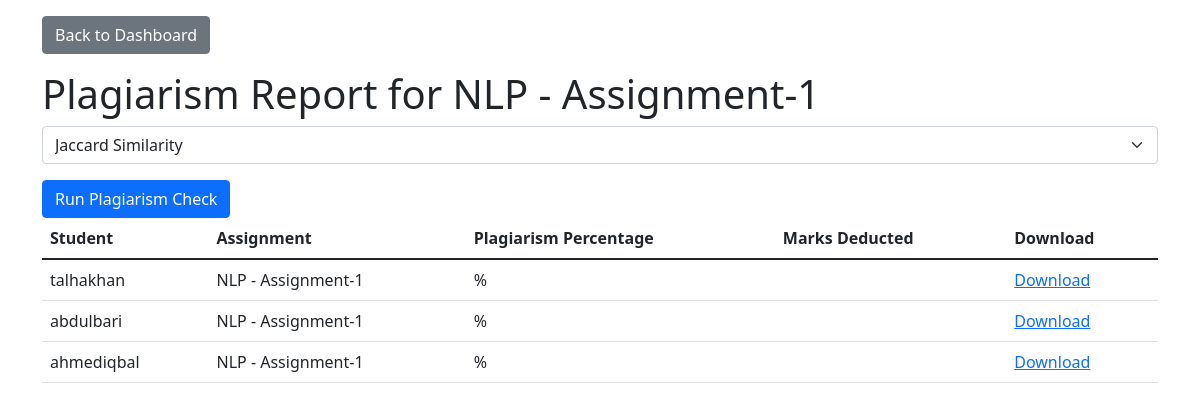
The page /generate_report/1/ on the database its author committed.
### academic/models.py (models this page shows, shortened)
class Assignment(models.Model):
    course = models.ForeignKey(Course, related_name='assignments', on_delete=models.CASCADE)
    title = models.CharField(max_length=100)
    description = models.TextField(default="No description provided")
    due_date = models.DateTimeField()
    submission_format = models.CharField(max_length=50, default="PDF")
    max_marks = models.IntegerField(default=100)
    file_upload_instructions = models.TextField(blank=True, default="No specific instructions")
    attachments = models.FileField(upload_to='attachments/', blank=True)
    grading_criteria = models.TextField(blank=True)

### academic/views.py (the view)
# urls.py: path('generate_report/<int:assignment_id>/', views.show_assignments, name='generate_report'),
def show_assignments(request, assignment_id):
    assignment = get_object_or_404(Assignment, pk=assignment_id)
    submissions = Submission.objects.filter(assignment=assignment)
    results = [{
        'student_name': submission.student.username,
        'assignment_name': assignment.title,
        'file_url': submission.submitted_file.url
    } for submission in submissions]
    context = {
        'assignment': assignment,
        'results': results,
    }
    return render(request, 'academic/assignment_report.html', context)

### academic/templates/academic/assignment_report.html (shortened to what this page needs)
<!DOCTYPE html>
<html lang="en">
  <head>
    <link
      href="https://cdn.jsdelivr.net/npm/bootstrap@5.1.3/dist/css/bootstrap.min.css"
      rel="stylesheet"
    />
  </head>
  <body>
    <div class="container">
      <a href="{% url 'teacher_dashboard' %}" class="btn btn-secondary my-3"
        >Back to Dashboard</a
      >
      <h1>Plagiarism Report for {{ assignment.title }}</h1>
      <form
        id="alg_form"
        method="post"
        action="{% url 'calculate_plagiarism' assignment.id %}"
      >
        <select name="algorithm" form="alg_form" class="form-select mb-3">
          <option value="jaccard">Jaccard Similarity</option>
        </select>
        <button type="submit" class="btn btn-primary">
          Run Plagiarism Check
        </button>
      </form>
      <table class="table">
        <thead>
          <tr>
            <th>Student</th>
            <th>Assignment</th>
            <th>Plagiarism Percentage</th>
            <th>Marks Deducted</th>
            <th>Download</th>
          </tr>
        </thead>
        <tbody>
          {% for result in results %}
          <tr>
            <td>{{ result.student_name }}</td>
            <td>{{ result.assignment_name }}</td>
            <td>{{ result.plagiarism_percentage }}%</td>
            <td>{{ result.deducted_marks }}</td>
            <td><a href="{{ result.file_url }}">Download</a></td>
          </tr>
          {% empty %}
          <tr>
            <td colspan="5">No assignments uploaded yet.</td>
          </tr>
          {% endfor %}
        </tbody>
      </table>
    </div>
  </body>
</html>

### rows shown on the page
Assignment: title "NLP - Assignment-1", assignment_name "NLP - Assignment-1" "NLP - Assignment-1" "NLP - Assignment-1"

### other values the page prints
{{ result.student_name }} "talhakhan" "abdulbari" "ahmediqbal"
